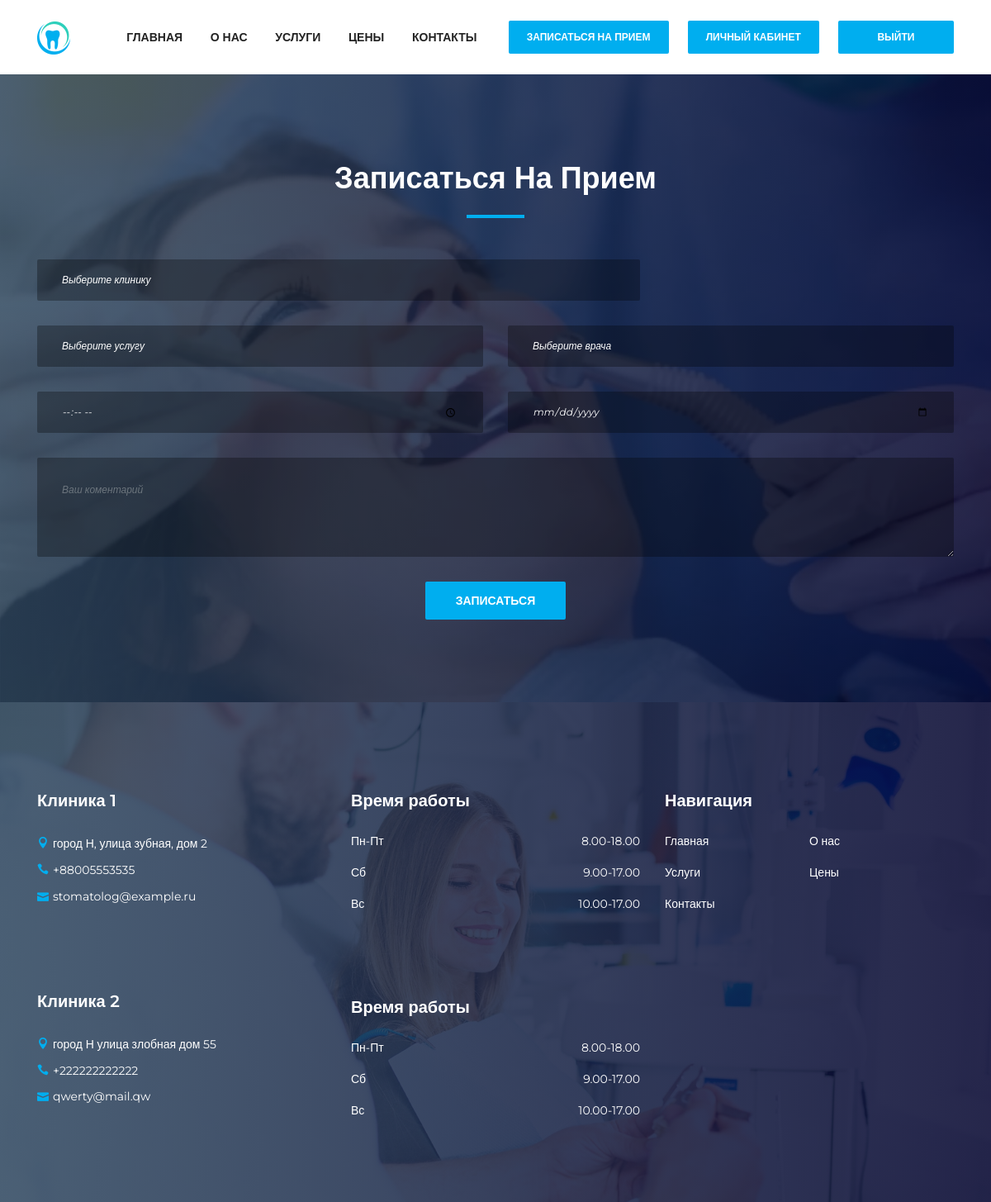
Page /booknow/ (signed in) on the committed database.
### website/models.py (models this page shows, shortened)
class AboutUs(models.Model):
    image = models.ImageField(upload_to='website/',
                              blank=True,
                              null=True,
                              verbose_name='Изображение')
    title = models.CharField(max_length=128, verbose_name='Название')
    content = models.TextField(verbose_name='Описание')
    address = models.CharField(max_length=256,
                               verbose_name='адрес')
    phone = models.CharField(max_length=32,
                             verbose_name='Номер телефона')
    email = models.EmailField(verbose_name='Почта/email',
                              unique=False,
                              blank=False)
    map_iframe = models.TextField(help_text="ссылка на встраивание карт")
    class Meta:
        verbose_name = 'клиника'
        verbose_name_plural = 'клиники'

### website/views.py (the view)
# urls.py: path('booknow/', views.booknow, name="booknow"),
def booknow(request):
    about_us = AboutUs.objects.all()
    serv = Service.objects.all()
    doctors = DoctorCard.objects.all()
    return render(request, 'booknow.html', {'services': serv,
                                            'doctors': doctors,
                                            'about_us': about_us,})

### website/models.py (called while the page is built)
    def __str__(self):
        return f'{self.last_name} {self.first_name} {self.patronymic}'

### website/templates/booknow.html (shortened to what this page needs)
{% extends 'base.html' %}
{% load static %}
{% block content %}
  {% include 'widgets/widget_appointment.html' %}
{% endblock %}

### website/templates/base.html (shortened to what this page needs)
{% load static %}
<!DOCTYPE html>
<html lang="en">
<head>
  <link rel="stylesheet" href="{% static 'website/css/style.css' %}">
</head>
<body>
  <header class="header-area">
    <div class="main-header-area">
      <div class="classy-nav-container breakpoint-off">
        <div class="container">
          <nav class="classy-navbar justify-content-between" id="dentoNav">
            <a class="nav-brand" href="{% url 'home' %}"><img src="{% static 'website/img/core-img/favicon.ico' %}" alt=""></a>
            <div class="classy-menu">
              <div class="classynav">
                <ul id="nav">
                  <li><a href="{% url 'home' %}">Главная</a></li>
                  <li><a href="{% url 'about' %}">О нас</a></li>
                  <li><a href="{% url 'service' %}">Услуги</a></li>
                  <li><a href="{% url 'pricing' %}">Цены</a></li>
                  <li><a href="{% url 'contact' %}">Контакты</a></li>
                </ul>
              </div>
            </div>
            {% if user.is_authenticated %}
              <a href="{% url 'booknow' %}" class="btn dento-btn booking-btn">Записаться на прием</a>
              <a href="{% url 'cabinet_page' user.id %}" class="btn dento-btn booking-btn">Личный кабинет</a>
              <a href="{% url 'logout' %}" class="btn dento-btn booking-btn">Выйти</a>
            {% else %}
              <a href="{% url 'login_page' %}" class="btn dento-btn booking-btn">Войти</a>
              <a href="{% url 'registration_page' %}" class="btn dento-btn booking-btn">Зарегистрироваться</a>
            {% endif %}
          </nav>
        </div>
      </div>
    </div>
  </header>
{% block content %}
{% endblock %}
  <footer class="footer-area bg-img bg-gradient-overlay" style="background-image: url({% static 'website/img/bg-img/3.jpg' %});">
    <div class="container">
      <div class="row">
        <div class="col-12 col-sm-6 col-lg-4">
          {% for clinic in about_us %}
            <div class="single-footer-widget">
            <h5 class="widget-title">{{ clinic.title }}</h5>
              <div class="footer-contact">
                <p><i class="icon_pin"></i>{{ clinic.address}}</p>
                <p><i class="icon_phone"></i>{{ clinic.phone }}</p>
                <p><i class="icon_mail"></i>{{ clinic.email }}</p>
              </div>
            </div>
          {% endfor %}
        </div>
        <div class="col-12 col-sm-6 col-lg">
          <div class="single-footer-widget">
            <h5 class="widget-title">Время работы</h5>
            <ul class="opening-hours">
              <li><span>Пн-Пт</span> <span>8.00-18.00</span></li>
              <li><span>Сб</span> <span>9.00-17.00</span></li>
              <li><span>Вс</span> <span>10.00-17.00</span></li>
            </ul>
          </div>
          <div class="single-footer-widget">
            <h5 class="widget-title">Время работы</h5>
            <ul class="opening-hours">
              <li><span>Пн-Пт</span> <span>8.00-18.00</span></li>
              <li><span>Сб</span> <span>9.00-17.00</span></li>
              <li><span>Вс</span> <span>10.00-17.00</span></li>
            </ul>
          </div>
        </div>
        <div class="col-12 col-sm-6 col-lg">
          <div class="single-footer-widget">
            <h5 class="widget-title">Навигация</h5>
            <nav>
              <ul class="quick-links">
                <li><a href="{% url 'home' %}">Главная</a></li>
                <li><a href="{% url 'about' %}">О нас</a></li>
                <li><a href="{% url 'service' %}">Услуги</a></li>
                <li><a href="{% url 'pricing' %}">Цены</a></li>
                <li><a href="{% url 'contact' %}">Контакты</a></li>
              </ul>
            </nav>
          </div>
        </div>
      </div>
    </div>
  </footer>
</body>
</html>

### static/website/css/style.css (style rules this page uses)
* { margin: 0; padding: 0; }
body { font-family: "Montserrat", sans-serif; font-weight: 400; font-size: 14px; }
h1, h2, h3, h4, h5, h6 { font-family: "Montserrat", sans-serif; color: #333333; line-height: 1.4; font-weight: 600; }
a, a:active, a:focus, a:hover { color: #333333; text-decoration: none; -webkit-transition-duration: 500ms; -o-transition-duration: 500ms; transition-duration: 500ms; outline: none; }
li { list-style: none; }
p { line-height: 1.9; color: #707070; font-size: 14px; font-weight: 400; }
img { max-width: 100%; height: auto; }
ul { margin: 0; padding: 0; }
ul li { margin: 0; padding: 0; }
.bg-gradient-overlay { position: relative; z-index: 1; }
.bg-gradient-overlay::after { position: absolute; content: ""; height: 100%; width: 100%; top: 0; left: 0; z-index: -1; background: #2c455d; background: -webkit-linear-gradient(to right, #2c455d, #00012c); background: linear-gradient(to right, #2c455d, #00012c); opacity: 0.85; }
.bg-img { background-position: center center; background-size: cover; background-repeat: no-repeat; }
.dento-btn { position: relative; z-index: 1; min-width: 170px; height: 46px; line-height: 42px; font-size: 14px; font-weight: 600; display: inline-block; padding: 0 20px; text-align: center; text-transform: uppercase; color: #ffffff; border-radius: 2px; background-color: #00aeef; -webkit-transition: all 500ms; -o-transition: all 500ms; transition: all 500ms; border: 2px solid #00aeef; }
.dento-btn.booking-btn { color: #ffffff !important; font-weight: 600; min-width: 140px; height: 40px; line-height: 36px; font-size: 12px; }
.header-area { position: relative; z-index: 599; width: 100%; -webkit-transition-duration: 500ms; -o-transition-duration: 500ms; transition-duration: 500ms; }
.classy-nav-container { background-color: transparent; }
.classy-nav-container .classy-navbar { height: 90px; padding: 0; }
.classy-nav-container .classy-navbar .classynav ul li a { padding: 0 15px; font-weight: 600; font-size: 14px; text-transform: uppercase; }
.footer-area { position: relative; z-index: 1; padding-top: 100px; }
.single-footer-widget { position: relative; z-index: 1; margin-bottom: 100px; }
.single-footer-widget .widget-title { color: #ffffff; margin-top: 5px; margin-bottom: 25px; display: block; }
.single-footer-widget p { color: #ffffff; }
.single-footer-widget .footer-contact { position: relative; z-index: 1; }
.single-footer-widget .footer-contact p { margin-bottom: 5px; font-size: 14px; }
.single-footer-widget .footer-contact p i { display: inline-block; margin-right: 5px; color: #00aeef; }
.single-footer-widget .footer-contact p:last-child { margin-bottom: 0; }
.single-footer-widget .opening-hours { position: relative; z-index: 1; }
.single-footer-widget .opening-hours li { display: -webkit-box; display: -ms-flexbox; display: flex; -webkit-box-pack: justify; -ms-flex-pack: justify; justify-content: space-between; color: #ffffff; margin-bottom: 17px; font-size: 14px; }
.single-footer-widget .opening-hours li:last-child { margin-bottom: 0; }
.single-footer-widget .quick-links { position: relative; z-index: 1; display: -webkit-box; display: -ms-flexbox; display: flex; -webkit-box-pack: justify; -ms-flex-pack: justify; justify-content: space-between; -ms-flex-wrap: wrap; flex-wrap: wrap; }
.single-footer-widget .quick-links li { -webkit-box-flex: 0; -ms-flex: 0 0 50%; flex: 0 0 50%; max-width: 50%; width: 50%; }
.single-footer-widget .quick-links li a { color: #ffffff; margin-bottom: 17px; display: block; }
.single-footer-widget .quick-links li:last-child a { margin-bottom: 0; }

### rows in the picture
AboutUs: title "Клиника 1", address "город Н, улица зубная, дом 2", phone "+88005553535", email "stomatolog@example.ru"
AboutUs: title "Клиника 2", address "город Н улица злобная дом 55", phone "+222222222222", email "qwerty@mail.qw"
